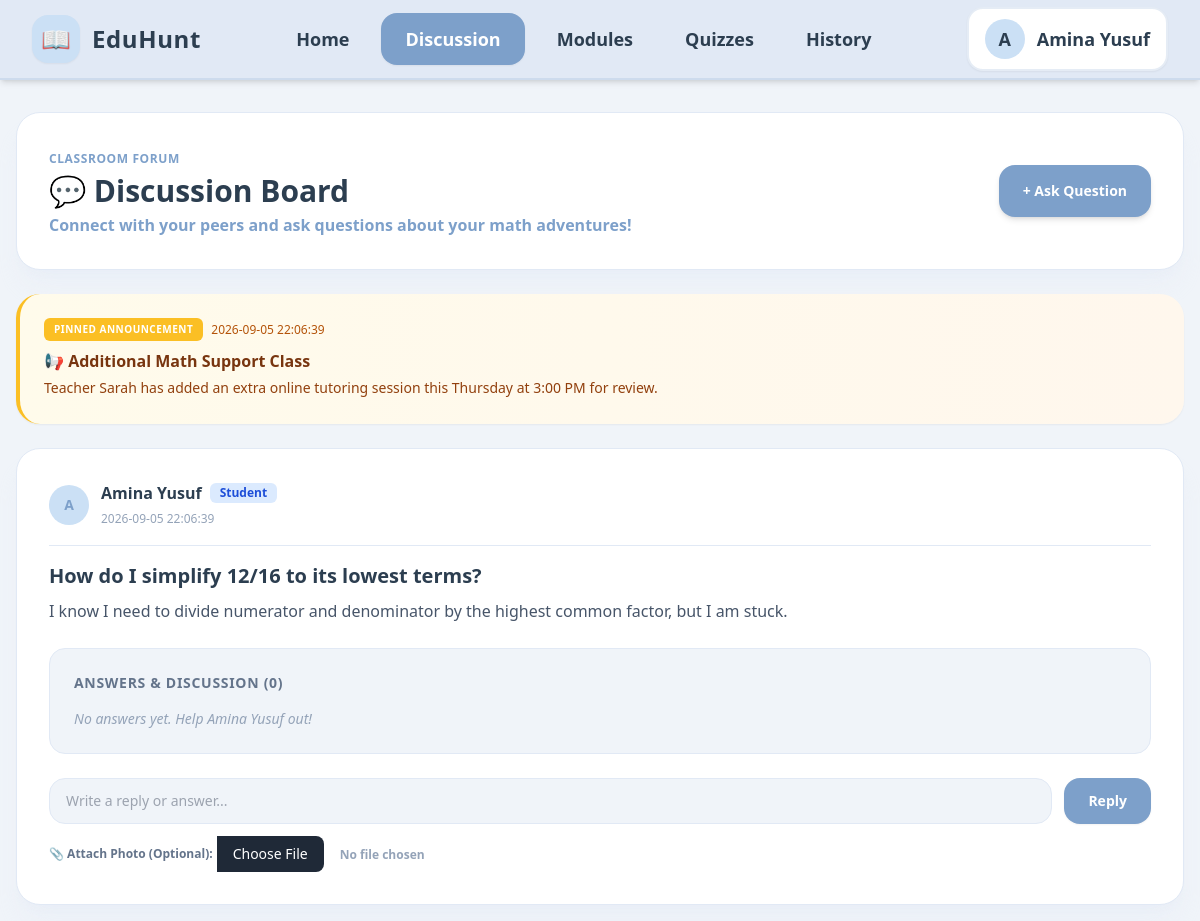
Before: /student/discussion.php with the older database file.
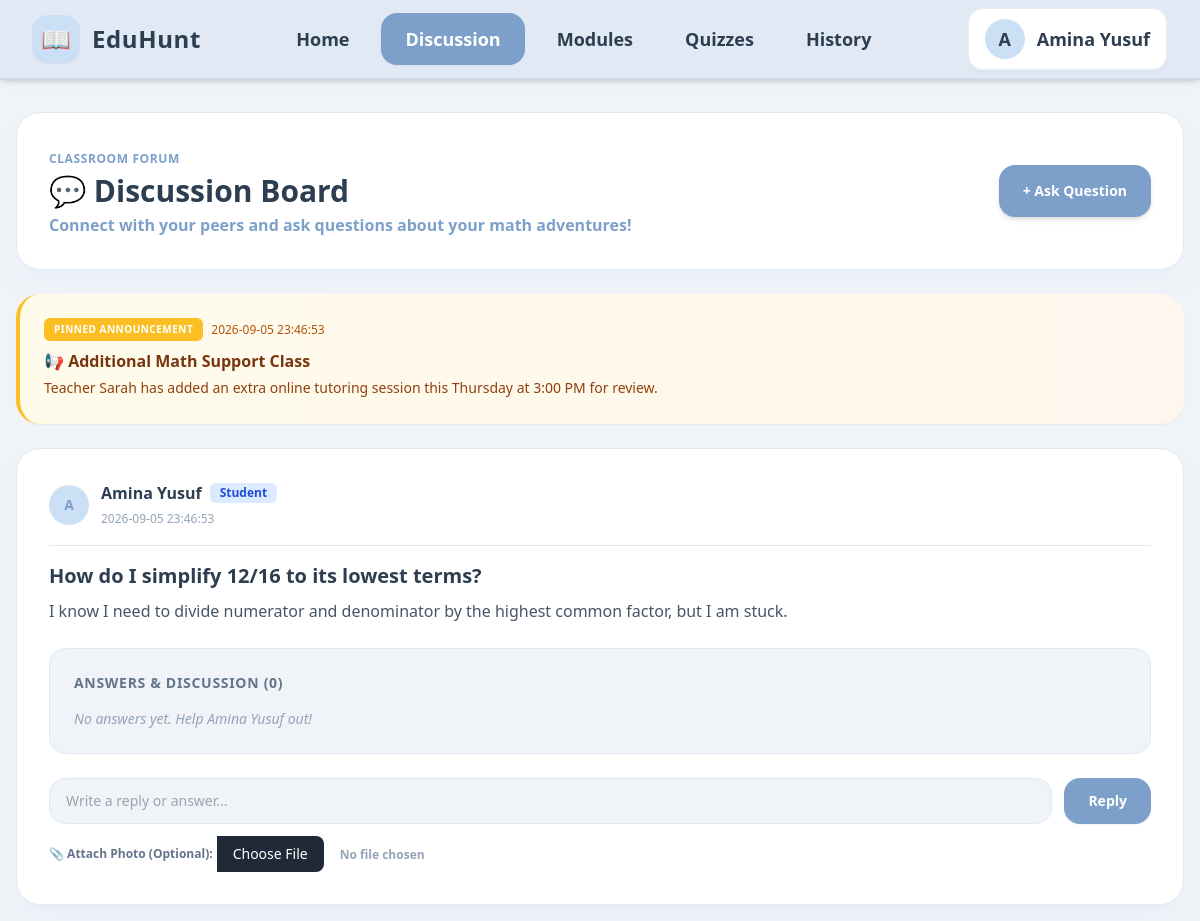
After: the same page with the newer database file.
### tables this page shows
CREATE TABLE announcements (
        id INTEGER PRIMARY KEY AUTOINCREMENT,
        title TEXT NOT NULL,
        content TEXT NOT NULL,
        is_active INTEGER DEFAULT 1,
        created_at DATETIME DEFAULT CURRENT_TIMESTAMP
    );

CREATE TABLE discussion_posts (
        id INTEGER PRIMARY KEY AUTOINCREMENT,
        student_id INTEGER NOT NULL,
        title TEXT NOT NULL,
        content TEXT NOT NULL,
        image_url TEXT DEFAULT NULL,
        created_at DATETIME DEFAULT CURRENT_TIMESTAMP,
        FOREIGN KEY(student_id) REFERENCES students(id) ON DELETE CASCADE
    );

CREATE TABLE students (
        id INTEGER PRIMARY KEY AUTOINCREMENT, 
        classroom_id INTEGER, 
        name TEXT NOT NULL, 
        status TEXT NOT NULL, 
        score INTEGER DEFAULT 0, 
        role TEXT DEFAULT 'student', 
        FOREIGN KEY(classroom_id) REFERENCES classrooms(id) ON DELETE SET NULL
    );

### student/discussion.php (the view, shortened to what the changed rows need)
<?php
require_once __DIR__ . '/../config/db.php';
$announcementsStmt = $pdo->query("
    SELECT id, title, content, created_at
    FROM announcements
    WHERE is_active = 1
    ORDER BY created_at DESC
");
$announcements = $announcementsStmt->fetchAll();
$postsStmt = $pdo->query("
    SELECT p.id, p.title, p.content, p.image_url, p.created_at, s.name as author, s.role
    FROM discussion_posts p
    LEFT JOIN students s ON p.student_id = s.id
    ORDER BY p.created_at DESC
");
$discussions = $postsStmt->fetchAll();
?>
<!DOCTYPE html>
<html lang="en">
<head>
    <script src="https://cdn.tailwindcss.com"></script>
    <link href="https://cdn.jsdelivr.net/npm/flowbite@2.5.1/dist/flowbite.min.css" rel="stylesheet" />
</head>
<body class="bg-pastel-bg text-pastel-text min-h-screen flex flex-col items-center justify-start p-4 pt-28">
    <main class="w-full max-w-[85rem] flex flex-col gap-6">
        <div class="bg-pastel-card border border-pastel-nav px-8 py-8 rounded-3xl shadow-xl shadow-pastel-nav/30 flex flex-col sm:flex-row justify-between items-start sm:items-center gap-4">
            <div>
                <h1 class="text-2xl sm:text-3xl font-black text-pastel-text mt-1">💬 Discussion Board</h1>
            </div>
        </div>
        <?php if (!empty($announcements)): ?>
            <div class="space-y-4">
                <?php foreach ($announcements as $announcement): ?>
                    <div class="bg-gradient-to-r from-amber-50 to-orange-50 border-l-4 border-amber-400 p-6 rounded-3xl shadow-sm relative">
                        <div class="flex items-center justify-between mb-2">
                            <div class="flex items-center gap-2">
                                <span class="bg-amber-400 text-white text-[10px] font-black px-2.5 py-1 rounded-md uppercase tracking-wider">Pinned Announcement</span>
                                <span class="text-xs text-amber-700 font-medium"><?= htmlspecialchars($announcement['created_at']) ?></span>
                            </div>
                        </div>
                        <h3 class="text-base font-bold text-amber-900 mb-1"><?= htmlspecialchars($announcement['title']) ?></h3>
                        <p class="text-sm text-amber-800 leading-relaxed"><?= htmlspecialchars($announcement['content']) ?></p>
                    </div>
                <?php endforeach; ?>
            </div>
        <?php endif; ?>
        <div class="space-y-6">
            <?php if (empty($discussions)): ?>
                <div class="bg-pastel-card p-12 text-center rounded-3xl border border-pastel-nav shadow-sm">
                    <p class="text-slate-400 text-base">No questions asked yet. Click <strong>+ Ask Question</strong> to start one!</p>
                </div>
            <?php else: ?>
                <?php foreach ($discussions as $post): ?>
                    <div class="bg-pastel-card p-8 rounded-3xl border border-pastel-nav shadow-xl shadow-pastel-nav/30">
                        <div class="flex items-center justify-between border-b border-pastel-nav pb-4 mb-4">
                            <div class="flex items-center gap-3">
                                <div class="w-10 h-10 rounded-full bg-pastel-badge text-pastel-primary font-bold text-sm flex items-center justify-center">
                                    <?= strtoupper(substr($post['author'] ?? 'U', 0, 1)) ?>
                                </div>
                                <div>
                                    <div class="flex items-center gap-2">
                                        <span class="font-bold text-base text-pastel-text">
                                            <?= htmlspecialchars($post['author'] ?? 'Deleted Student') ?>
                                        </span>
                                        <?php if (($post['role'] ?? '') === 'teacher'): ?>
                                            <span class="bg-amber-100 text-amber-700 text-xs font-bold px-2.5 py-0.5 rounded-md">Teacher</span>
                                        <?php else: ?>
                                            <span class="bg-blue-100 text-blue-700 text-xs font-bold px-2.5 py-0.5 rounded-md">Student</span>
                                        <?php endif; ?>
                                    </div>
                                    <span class="text-xs text-slate-400"><?= htmlspecialchars($post['created_at']) ?></span>
                                </div>
                            </div>
                        </div>
                        <h2 class="text-xl font-bold text-pastel-text mb-2"><?= htmlspecialchars($post['title']) ?></h2>
                        <p class="text-base text-slate-600 mb-6 leading-relaxed"><?= htmlspecialchars($post['content']) ?></p>
                        <div class="space-y-4 bg-pastel-bg p-6 rounded-2xl border border-pastel-nav mb-6">
                            <h3 class="text-sm font-bold text-slate-500 uppercase tracking-wider mb-3">
                                Answers & Discussion (<?= count($post['replies']) ?>)
                            </h3>
                            <?php if (empty($post['replies'])): ?>
                                <p class="text-sm text-slate-400 italic">No answers yet. Help <?= htmlspecialchars($post['author'] ?? 'them') ?> out!</p>
                            <?php endif; ?>
                        </div>
                        <form action="discussion.php" method="POST" enctype="multipart/form-data" class="space-y-3">
                            <div class="flex gap-3">
                                <input type="text" name="reply_content" placeholder="Write a reply or answer..." class="flex-1 text-sm bg-pastel-bg px-4 py-3 rounded-2xl border border-pastel-nav focus:outline-none focus:border-pastel-primary">
                                <button type="submit" class="bg-pastel-primary hover:bg-pastel-hover text-white text-sm font-bold px-6 py-3 rounded-2xl transition shadow-sm cursor-pointer">
                                    Reply
                                </button>
                            </div>
                            <div class="flex items-center gap-2">
                                <label class="text-xs text-slate-500 font-semibold cursor-pointer hover:text-pastel-primary flex items-center gap-1">
                                    <span>📎 Attach Photo (Optional):</span>
                                    <input type="file" name="reply_image" accept="image/*" class="text-xs text-slate-400 file:mr-2 file:py-1 file:px-3 file:rounded-lg file:border-0 file:text-xs file:font-semibold file:bg-blue-50 file:text-pastel-primary hover:file:bg-blue-100 cursor-pointer">
                                </label>
                            </div>
                        </form>
                    </div>
                <?php endforeach; ?>
            <?php endif; ?>
        </div>
    </main>
</body>
</html>

Changed rows visible on the page:
changed announcements "📢 Additional Math Support Class": created_at "2026-09-05 22:06:39" → "2026-09-05 23:46:53"
changed discussion_posts "How do I simplify 12/16 to its lowest terms?": created_at "2026-09-05 22:06:39" → "2026-09-05 23:46:53"
